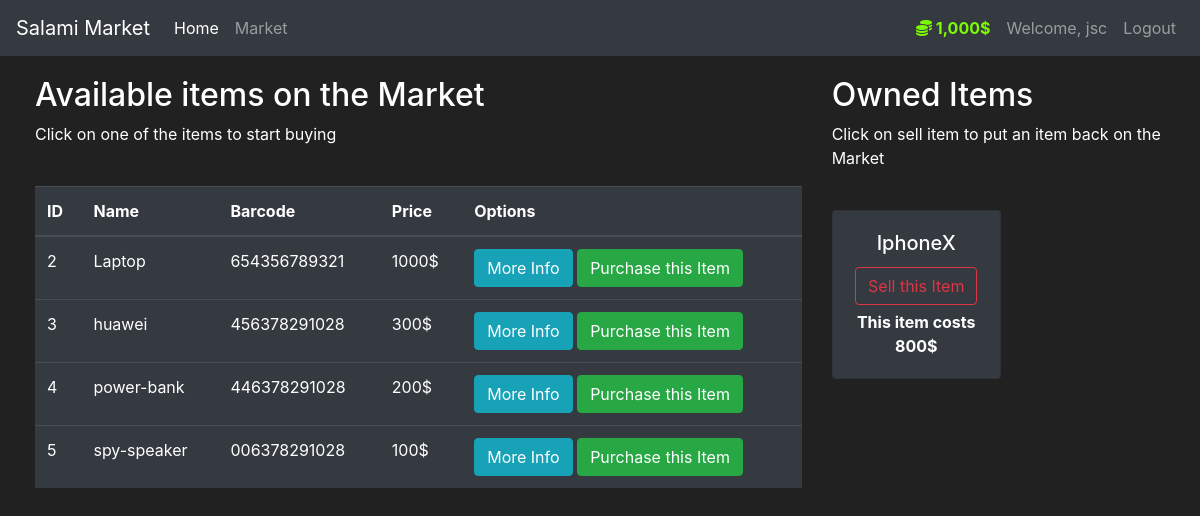
The app's page /market (signed in) with its own data.
### market/model.py (models this page shows, shortened)
class User(db.Model, UserMixin):
    id = db.Column(db.Integer(), primary_key=True)
    username = db.Column(db.String(length=30), nullable=False, unique=True)
    email_address = db.Column(db.String(length=50), nullable=False, unique=True)
    password_hash = db.Column(db.String(length=60), nullable=False)
    budget = db.Column(db.Integer(), nullable=False, default=1000)
    items = db.relationship('Item', backref='owned_user', lazy=True)
    @property
    def prettier_budget(self):
        if len(str(self.budget)) >= 4:
            return f'{str(self.budget)[:-3]},{str(self.budget)[-3:]}$'
        else:
            return f"{self.budget}$"
    @property
    def password(self):
        return self.password

class Item(db.Model):
    id = db.Column(db.Integer(), primary_key=True)
    name = db.Column(db.String(length=30), nullable=False, unique=True)
    price = db.Column(db.Integer(), nullable=False)
    barcode = db.Column(db.String(length=12), nullable=False, unique=True)
    description = db.Column(db.String(length=1024), nullable=False, unique=True)
    owner = db.Column(db.Integer(), db.ForeignKey('user.id'))

### market/route.py (the view, shortened to what this page needs)
@app.route('/market', methods=['GET', 'POST'])
@login_required
def market_page():
    purchase_form = PurchaseItemForm()
    selling_form = SellItemForm()
    if request.method == "GET":
        items = Item.query.filter_by(owner=None)
        owned_items = Item.query.filter_by(owner=current_user.id)
        return render_template('market.html', items=items, purchase_form=purchase_form, owned_items=owned_items, selling_form=selling_form)

### market/model.py (called while the page is built)
@login_manager.user_loader
def load_user(user_id):
    return User.query.get(int(user_id))

### market/templates/market.html (shortened to what this page needs)
{% extends 'base.html' %}
{% block content %}
<div class="row" style="margin-top:20px; margin-left:20px">
   <div class="col-8">
       <h2>Available items on the Market</h2>
       <p>Click on one of the items to start buying</p>
       <br>
      <table class="table table-hover table-dark">
         <thead>
            <tr>
               <th scope="col">ID</th>
               <th scope="col">Name</th>
               <th scope="col">Barcode</th>
               <th scope="col">Price</th>
               <th scope="col">Options</th>
            </tr>
         </thead>
         <tbody>
            {% for item in items %}
            <tr>
               <td>{{ item.id }}</td>
               <td>{{ item.name }}</td>
               <td>{{ item.barcode }}</td>
               <td>{{ item.price }}$</td>
               <td>
                  <button class="btn btn-outline btn-info" data-toggle="modal" data-target="#Modal-MoreInfo-{{ item.id }}">More Info</button>
                  <button class="btn btn-outline btn-success" data-toggle="modal" data-target="#Modal-PurchaseConfirm-{{ item.id }}">Purchase this Item</button>
               </td>
            </tr>
            {% endfor %}
         </tbody>
      </table>
   </div>
   <div class="col-4">
        <h2>Owned Items</h2>
        <p>Click on sell item to put an item back on the Market</p>
        <br>
        <div class="row">
           {% for owned_item in owned_items %}
             <div class="col-md-6">
                 <div style="margin-bottom: 5px" class="card text-center bg-dark">
                      <div class="card-body">
                          <h5 class="card-title">{{ owned_item.name }}</h5>
                          <button type="button" class="btn btn-outline-danger" style="margin-bottom: 5px"
                                  data-toggle="modal" data-target="#Modal-SellingConfirm-{{ owned_item.id }}">
                              Sell this Item
                          </button>
                          <p class="card-text"><strong>
                              This item costs {{ owned_item.price }}$
                          </strong></p>
                      </div>
                  </div>
             </div>
           {% endfor %}
        </div>
   </div>
</div>
{% endblock %}

### market/templates/base.html (shortened to what this page needs)
<!doctype html>
<html lang="en">
   <head>
      <link rel="stylesheet" href="https://cdn.jsdelivr.net/npm/bootstrap@4.5.3/dist/css/bootstrap.min.css">
   </head>
   <body>
      <nav class="navbar navbar-expand-md navbar-dark bg-dark">
          <a class="navbar-brand" href="#">Salami Market</a>
           <div class="collapse navbar-collapse" id="navbarNav">
        <ul class="navbar-nav mr-auto">
            <li class="nav-item active">
                <a class="nav-link" href="{{ url_for('home_page') }}">Home <span class="sr-only">(current)</span></a>
            </li>
            <li class="nav-item">
                <a class="nav-link" href="{{ url_for('market_page') }}">Market</a>
            </li>
        </ul>
          {% if current_user.is_authenticated %}
            <ul class="navbar-nav">
                <li class="nav-item">
                    <a class="nav-link" style="color: lawngreen; font-weight: bold">
                        <i class="fas fa-coins"></i>
                        {{ current_user.prettier_budget }}
                    </a>
                </li>
                <li class="nav-item">
                    <a class="nav-link">Welcome, {{ current_user.username }}</a>
                </li>
                <li class="nav-item">
                    <a class="nav-link" href="{{ url_for('logout_page') }}">Logout</a>
                </li>
            </ul>
          {% endif %}
      </div>
        </nav>
        {% block content %}{% endblock %}
   </body>

### market/templates/base.html (style rules this page uses)
body { background-color: #212121; color: white }

### records on screen
User: prettier_budget "1,000$", username "jsc"
Item: id "2", name "Laptop", barcode "654356789321", price "1000"
Item: id "3", name "huawei", barcode "456378291028", price "300"
Item: id "4", name "power-bank", barcode "446378291028", price "200"
Item: id "5", name "spy-speaker", barcode "006378291028", price "100"
Item: name "IphoneX", price "800"
